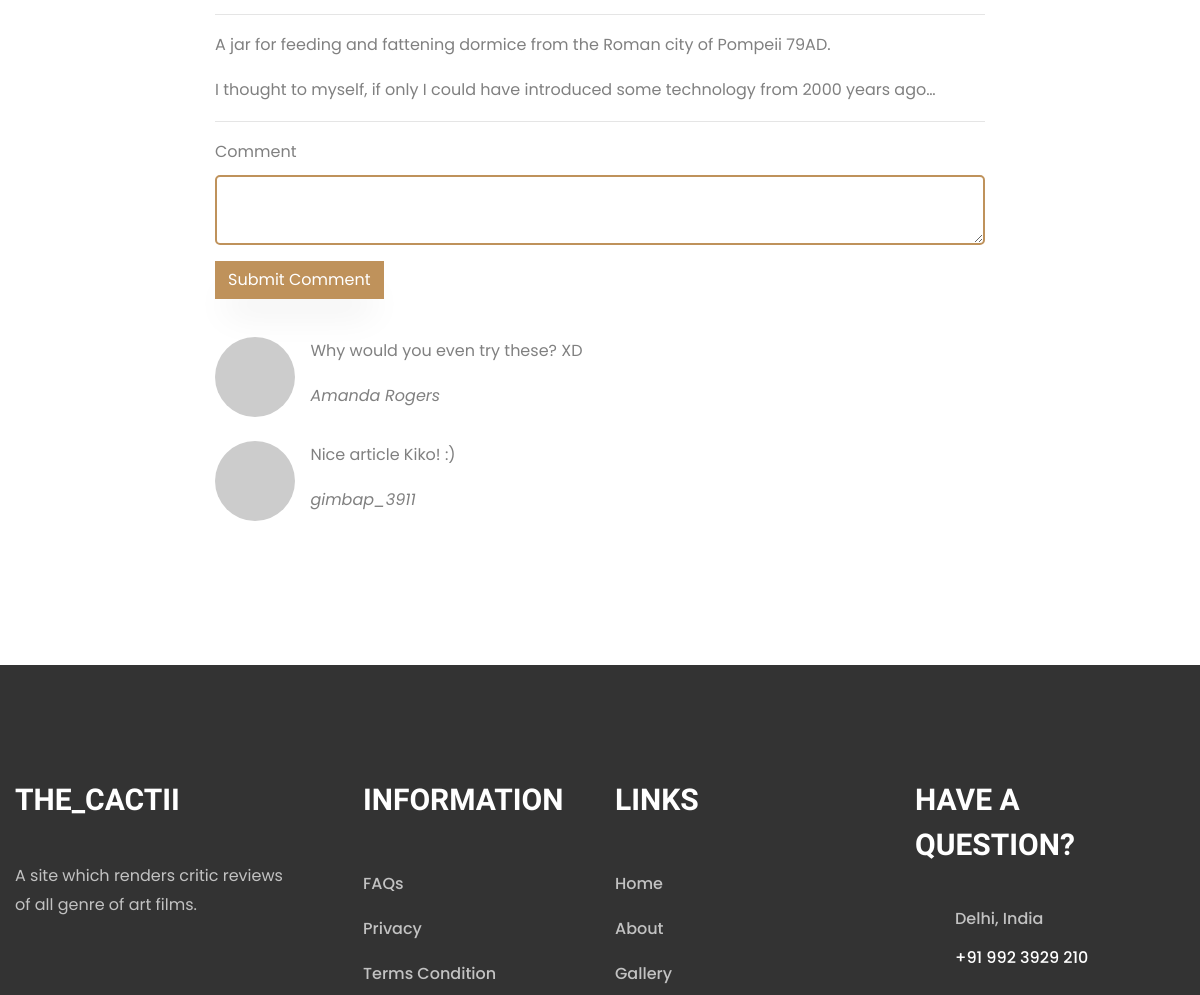
/blog-single/2 (middle part), run on an earlier commit of the app's database.
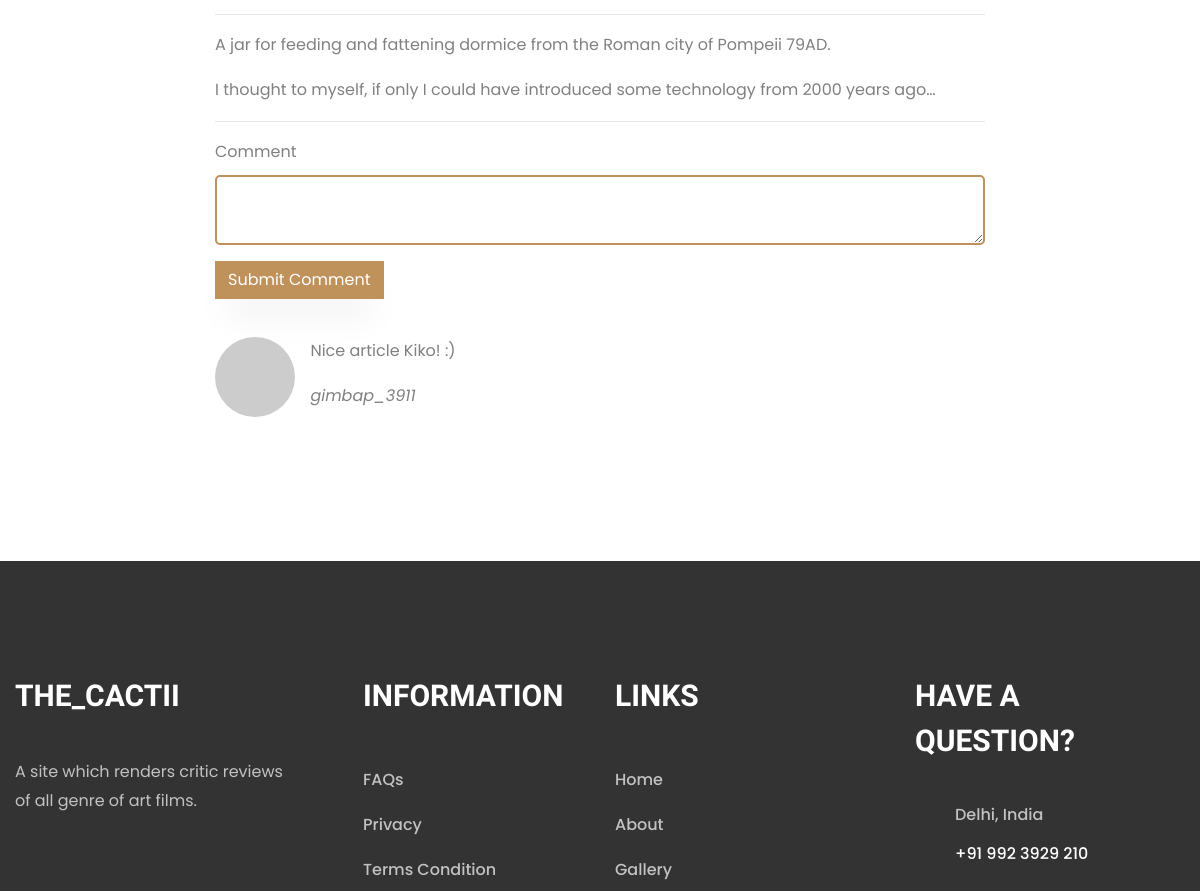
And on a later commit of the database.
### main.py (models this page shows)
class BlogPost(db.Model):
    __tablename__ = "blog_posts"
    id = db.Column(db.Integer, primary_key=True)
    author_id = db.Column(db.String(250), db.ForeignKey("users.id"))
    author = relationship("User", back_populates="posts")
    comments = relationship("Comment", back_populates="parent_post")
    title = db.Column(db.String(250), unique=True, nullable=False)
    subtitle = db.Column(db.String(250), nullable=False)
    date = db.Column(db.String(250), nullable=False)
    body = db.Column(db.Text, nullable=False)
    img_url = db.Column(db.String(250), nullable=False)

class Comment(db.Model):
    __tablename__ = "comments"
    id = db.Column(db.Integer, primary_key=True)
    text = db.Column(db.Text, nullable=False)
    author_id = db.Column(db.Integer, db.ForeignKey("users.id"))
    comment_author = relationship("User", back_populates="comments")
    post_id = db.Column(db.Integer, db.ForeignKey("blog_posts.id"))
    parent_post = relationship("BlogPost", back_populates="comments")

class User(UserMixin, db.Model):
    __tablename__ = "users"
    id = db.Column(db.Integer, primary_key=True)
    email = db.Column(db.String(100), unique=True)
    password = db.Column(db.String(100))
    name = db.Column(db.String(100))
    posts = relationship("BlogPost", back_populates="author")
    comments = relationship("Comment", back_populates="comment_author")

### main.py (the view, shortened to what this page needs)
@app.route("/blog-single/<int:post_id>", methods=["GET", "POST"])
def show_post(post_id):
    form = CommentForm()
    requested_post = BlogPost.query.get(post_id)
    return render_template("blog-single.html", post=requested_post, form=form, current_user=current_user)

### forms.py
class CommentForm(FlaskForm):
    comment_text = CKEditorField("Comment", validators=[DataRequired()])
    submit = SubmitField("Submit Comment")

### templates/blog-single.html (shortened to what this page needs)
{% import "bootstrap/wtf.html" as wtf %}
<!DOCTYPE html>
<html lang="en">
<head>
  <link rel="stylesheet" href="../static/css/open-iconic-bootstrap.min.css">
  <link rel="stylesheet" href="../static/css/animate.css">
  <link rel="stylesheet" href="../static/css/owl.carousel.min.css">
  <link rel="stylesheet" href="../static/css/owl.theme.default.min.css">
  <link rel="stylesheet" href="../static/css/magnific-popup.css">
  <link rel="stylesheet" href="../static/css/aos.css">
  <link rel="stylesheet" href="../static/css/ionicons.min.css">
  <link rel="stylesheet" href="../static/css/bootstrap-datepicker.css">
  <link rel="stylesheet" href="../static/css/jquery.timepicker.css">
  <link rel="stylesheet" href="../static/css/flaticon.css">
  <link rel="stylesheet" href="../static/css/icomoon.css">
  <link rel="stylesheet" href="../static/css/style.css">
</head>
<body style="background-color: #FFF;">
  <article>
    <div class="container" style="padding-bottom: 10%;">
      <div class="row">
        <div class="col-lg-8 col-md-10 mx-auto">
          {{ post.body|safe }}
          <hr>
          {{ wtf.quick_form(form, novalidate=True, button_map={"submit": "primary"}) }}
          <div class="col-lg-8 col-md-10 comment" style="padding-top: 5%;">
              {% for comment in post.comments: %}
              <div class="commentList row" style="display: flex; padding-bottom: 5%">
                      <div class="commenterImage">
                        <img style="border-radius: 100%" src="{{ comment.comment_author.email | gravatar }}"/>
                      </div>
                      <div class="commentText" style="padding-left: 3%;">
                          {{comment.text|safe}}
                          <span class="date sub-text"><em>{{comment.comment_author.name}}</em></span>
                      </div>
                    </div>
              {% endfor %}
          </div>
        </div>
      </div>
    </div>
  </article>
  <footer class="ftco-footer ftco-section">
    <div class="container">
      <div class="row mb-5">
        <div class="col-md">
          <div class="ftco-footer-widget mb-4">
            <h2 class="ftco-heading-2 logo">The_Cactii</h2>
            <p>A site which renders critic reviews of all genre of art films.</p>
            <ul class="ftco-footer-social list-unstyled float-md-left float-lft mt-5">
            </ul>
          </div>
        </div>
        <div class="col-md">
          <div class="ftco-footer-widget mb-4 ml-md-5">
            <h2 class="ftco-heading-2">Information</h2>
            <ul class="list-unstyled">
              <li><a href="#" class="py-2 d-block">FAQs</a></li>
              <li><a href="#" class="py-2 d-block">Privacy</a></li>
              <li><a href="#" class="py-2 d-block">Terms Condition</a></li>
            </ul>
          </div>
        </div>
        <div class="col-md">
          <div class="ftco-footer-widget mb-4">
            <h2 class="ftco-heading-2">Links</h2>
            <ul class="list-unstyled">
              <li><a href="/" class="py-2 d-block">Home</a></li>
              <li><a href="/about" class="py-2 d-block">About</a></li>
              <li><a href="/gallery" class="py-2 d-block">Gallery</a></li>
            </ul>
          </div>
        </div>
        <div class="col-md">
          <div class="ftco-footer-widget mb-4">
            <h2 class="ftco-heading-2">Have a Question?</h2>
            <div class="block-23 mb-3">
              <ul>
                <li><span class="icon icon-map-marker"></span><span class="text">Delhi, India</span></li>
                <li><a href="#"><span class="icon icon-phone"></span><span class="text">+91 992 3929 210</span></a></li>
              </ul>
            </div>
          </div>
        </div>
      </div>
    </div>
  </footer>
</body>
</html>

### static/css/icomoon.css (style rules this page uses)
[class^="icon-"], [class*=" icon-"] { font-family: 'icomoon' !important; speak: none; font-style: normal; font-weight: normal; font-variant: normal; text-transform: none; line-height: 1; -webkit-font-smoothing: antialiased; -moz-osx-font-smoothing: grayscale; }
.icon-map-marker:before { content: "\f041"; }
.icon-phone:before { content: "\f095"; }

What changed in the data, as far as the page shows it:
removed Comment: text "Why would you even try these? XD", comment_author.name "Amanda Rogers"
